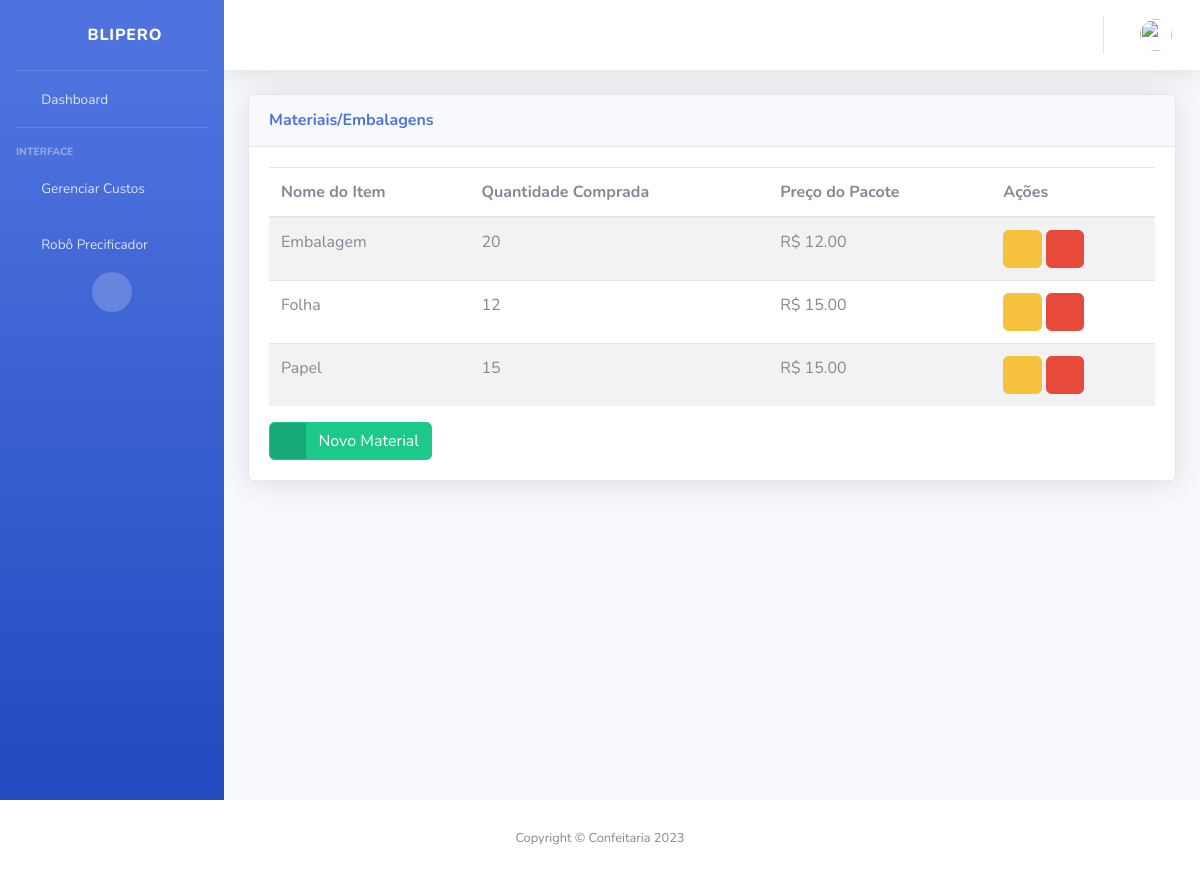
Screenshot of /material-list (signed in) with the database file from the repository.
### myapp/models.py (models this page shows, shortened)
class Material(models.Model):
    user = models.ForeignKey(CustomUser, blank=True, on_delete=models.CASCADE)
    name = models.CharField(_("Nome do Item:"), db_column='name', max_length=100, blank=False)
    quantity = models.IntegerField(
        _("Quantidade Comprada:"), db_column='quantity', blank=False)
    price = models.FloatField(_("(R$) Preço do Pacote de Embalagem:"), db_column='price', blank=False)
    class Meta:
        ordering = ["name"]

### myapp/views.py (the view)
# urls.py: path('material-list', views.materialList, name='material-list'),
@login_required
def materialList(request):
    current_user = request.user
    materials = current_user.material_set.all()
    return render(request, "material-list.html", {'materials': materials})

### myapp/templates/material-list.html (shortened to what this page needs)
{% extends "base.html" %}
{% block content %}
<div class="card shadow mb-4">
<div class="card-header py-3">
    <h6 class="m-0 font-weight-bold text-primary">Materiais/Embalagens</h6>
</div>
<div class="card-body">
    <div class="table-responsive">
        <table class="table table-striped" id="dataTable" width="100%" cellspacing="0">
            <thead>
                <tr>
                    <th scope="col">Nome do Item</th>
                    <th scope="col">Quantidade Comprada</th>
                    <th scope="col">Preço do Pacote</th>
                    <th scope="col">Ações</th>
                </tr>
            </thead>
            <tbody>
                {% for material in materials %}
                <tr>
                    <td>{{ material.name }}</td>
                    <td>{{ material.quantity }}</td>
                    <td>{{"R$ "}}{{ material.price|floatformat:2}}</td>
                    <td>
                        <div class="d-none d-lg-block">
                            <a href="/material-update/{{ material.id }}" class="btn btn-warning">
                                        <span class="icon">
                                            <i class="fas fa-edit"></i>
                                        </span>
                            </a>
                            <a data-toggle="modal" data-target="#modal_{{ material.id }}" class="btn btn-danger">
                                <span class="icon">
                                    <i class="fas fa-trash"></i>
                                </span>
                            </a>
                        </div>
                    </td>
                </tr>
                {% endfor %}
            </tbody>
        </table>
        <a href="{%url 'material-create' %}" class="btn btn-success btn-icon-split">
                <span class="icon text-white-50">
                <i class="fas fa-plus"></i>
                </span>
                <span class="text">Novo Material</span>
        </a>
    </div>
</div>
</div>
{% endblock %}

### rows the page displays
Material: name "Embalagem", quantity "20", value "R$", price "12.00"
Material: name "Folha", quantity "12", value "R$", price "15.00"
Material: name "Papel", quantity "15", value "R$", price "15.00"
